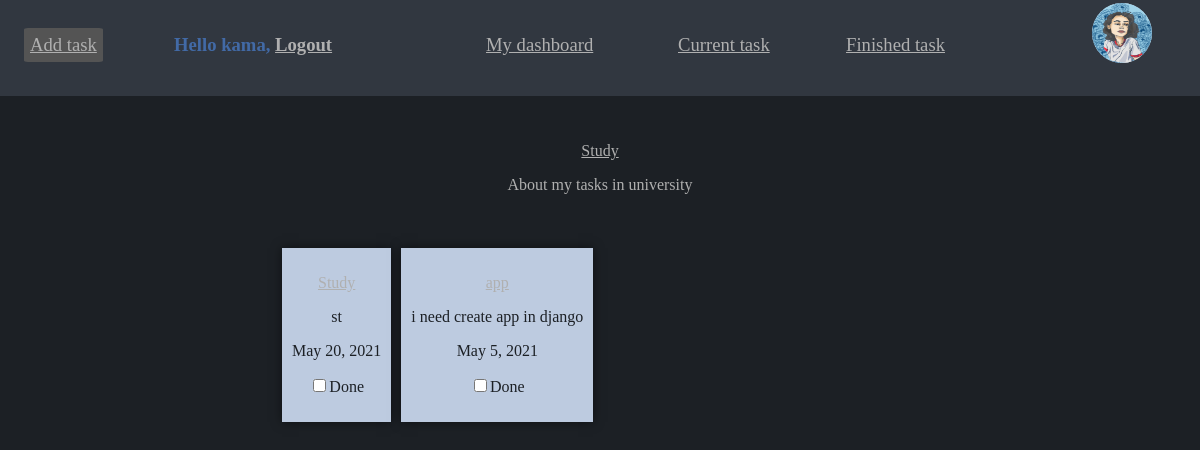
/themes/2 (signed in), run on the app's committed database.
### task/models.py (models this page shows, shortened)
class Profile(models.Model):
    user = models.OneToOneField(settings.AUTH_USER_MODEL, on_delete=models.CASCADE)
    date_of_birth = models.DateField(blank=True, null=True)
    photo = models.ForeignKey(Image, related_name='img', on_delete=models.CASCADE)

class Image(models.Model):
    id_image = models.AutoField(primary_key=True)
    user = models.OneToOneField(settings.AUTH_USER_MODEL, on_delete=models.CASCADE)
    image = models.ImageField(upload_to='users/', default='/users/default.png')

class Theme(models.Model):
    id_theme = models.AutoField(primary_key=True)
    name = models.CharField(max_length=50)
    short_description = models.CharField(max_length=2000)
    user = models.ForeignKey(Profile, on_delete=models.CASCADE)

class Note(models.Model):
    id_task = models.AutoField(primary_key=True)
    id_theme = models.ForeignKey(Theme, related_name='theme', on_delete=models.CASCADE, blank = True)
    user = models.ForeignKey(Profile, on_delete=models.CASCADE)
    name = models.CharField(max_length=50)
    short_description = models.CharField(max_length=2000)
    deadline = models.DateField( ("Date"), default=date.today, blank=False)
    done = models.BooleanField(default=False)

### task/views.py (the view, shortened to what this page needs)
# urls.py: path('themes/<int:theme_id>', views.theme, name='theme'),
def theme(request, theme_id):
    if request.method == 'GET':
        checkbox_input = request.GET.get("1")
        print(checkbox_input)
        checkbox_input = request.GET.get("2")
        print(checkbox_input)
        themes = Theme.objects.get(user=request.user.profile,id_theme=theme_id)
        tasks = Note.objects.filter(user=request.user.profile).filter(id_theme=theme_id)
        count = tasks.count()
        return render(request, 'task/themes.html', {
            'tasks': tasks,
            'theme': themes,
            'count': count,
        })

### task/templates/task/themes.html (shortened to what this page needs)
{% extends "base.html" %}
{% block page %}
    <div class="text-page page-content">
        <p><a href="{% url "edit-theme" theme.id_theme %}">{{ theme.name }}</a></p>
            <p>{{ theme.short_description }}</p>
             {% if count == 0 %}s
            <h> You don't have theme's tasks. Add any task!</h>
            {% else %}
            <table class=" table">
                <tbody>
                <tr>
                {% for task in tasks %}
                    <td></td>
                    <td class="cells-shadow text-cells">
                        <p><a href="{% url "edit-task" task.id_task %}">{{ task.name }}</a></p>
                        <p>{{ task.short_description }}</p>
                        <p>{{ task.deadline }}</p>
                        <form action="" method="post">
                        <p><input type="checkbox" name="task" id="{{task.id }}" value="{{ task.id }}"  >Done</p>
                        </form>
                    </td>
                    <td></td>
                {% endfor %}
                </tr>
            </tbody>
            </table>
            {% endif %}
    </div>
 {% endblock %}

### task/templates/base.html (shortened to what this page needs)
{% load static %}
<!DOCTYPE html>
<html lang="ru">
<head>
     <link rel="stylesheet" href="{% static 'css/style.css' %}">
</head>
<body>
        <div id="header" class="sidebar text-header ">
            {% if request.user.is_authenticated %}
                <ul class="menu">
                <div link="#ffcc00" vlink="#426aa6" alink="#ff0000">
                    <a href="{% url "profile-user" %}"><img  src="../media/{{ request.user.profile.photo.image }}" class="logo exmp3"></a>
                    <a href="{% url "add_tasks" %}" class="btn-at">Add task</a>
                    <a href="{% url "dashboard" %}" class="btn-header btn-profile" vlink="#426aa6" alink="#ff0000">My dashboard</a>
                    <a href="{% url "current_tasks" %}" class="btn-header btn-cur" vlink="#426aa6" alink="#ff0000">Current task</a>
                    <a href="{% url "finished_tasks" %}" class="btn-header btn-fin" vlink="#426aa6" alink="#ff0000">Finished task</a>
                 </div>
                </ul>
            {% endif %}
            <span >
                {% if request.user.is_authenticated %}
                    <h4 class="user btn-header text-header">Hello {{ request.user.first_name }},
                        <a href="{% url "logout" %}">Logout</a></h4>
                {% else %}
                    <a href="{% url "profile-user" %}"><img src="../../media/users/default.png" class="logo exmp3"></a>
                    <a href="{% url "login" %}" class="user btn-header text-header">Log-in</a>
                {% endif %}
            </span>
        </div>
    {% block page %}
    {% endblock %}
</body>
</html>

### task/static/css/style.css (style rules this page uses)
body { background-color: #1c2025; overflow: auto; }
.table { border-color: #e80000; padding: 3%; position: absolute; left: 20%; right: 20%; }
.text-header { color: #426aa6; top: 3%; left: 14%; }
.text-page { color: #b0b0b0; }
.text-cells { color: #1c2025; }
.page-content { text-align:center; padding: 10%; }
.logo { background-color: #bdcbe0; position: absolute; width: 60px; height: 60px; top: 3%; left: 91%; border-radius: 50%; }
.btn-at { top: 29%; left: 2%; background-color: #545454; position: absolute; border-radius: 5%; padding:0.5%; font-size:14pt; }
.btn-profile { top: 29%; left: 40%; }
.btn-cur { top: 29%; left: 56%; }
.btn-fin { top: 29%; left: 70%; }
.btn-header { background-color: #313740; padding: 0.5%; position: absolute; font-size:14pt; }
a { color:#b0b0b0; }
.sidebar { height: 12%; width: 100%; position: fixed; top: 0; left: 0; padding: 0; background-color: #313740; overflow: auto; }

### data on the page
Theme: name "Study", short_description "About my tasks in university"
Note: name "Study", short_description "st", deadline "May 20, 2021"
Note: name "app", short_description "i need create app in django", deadline "May 5, 2021"

### other printed values
{{ request.user.first_name }} "kama"
